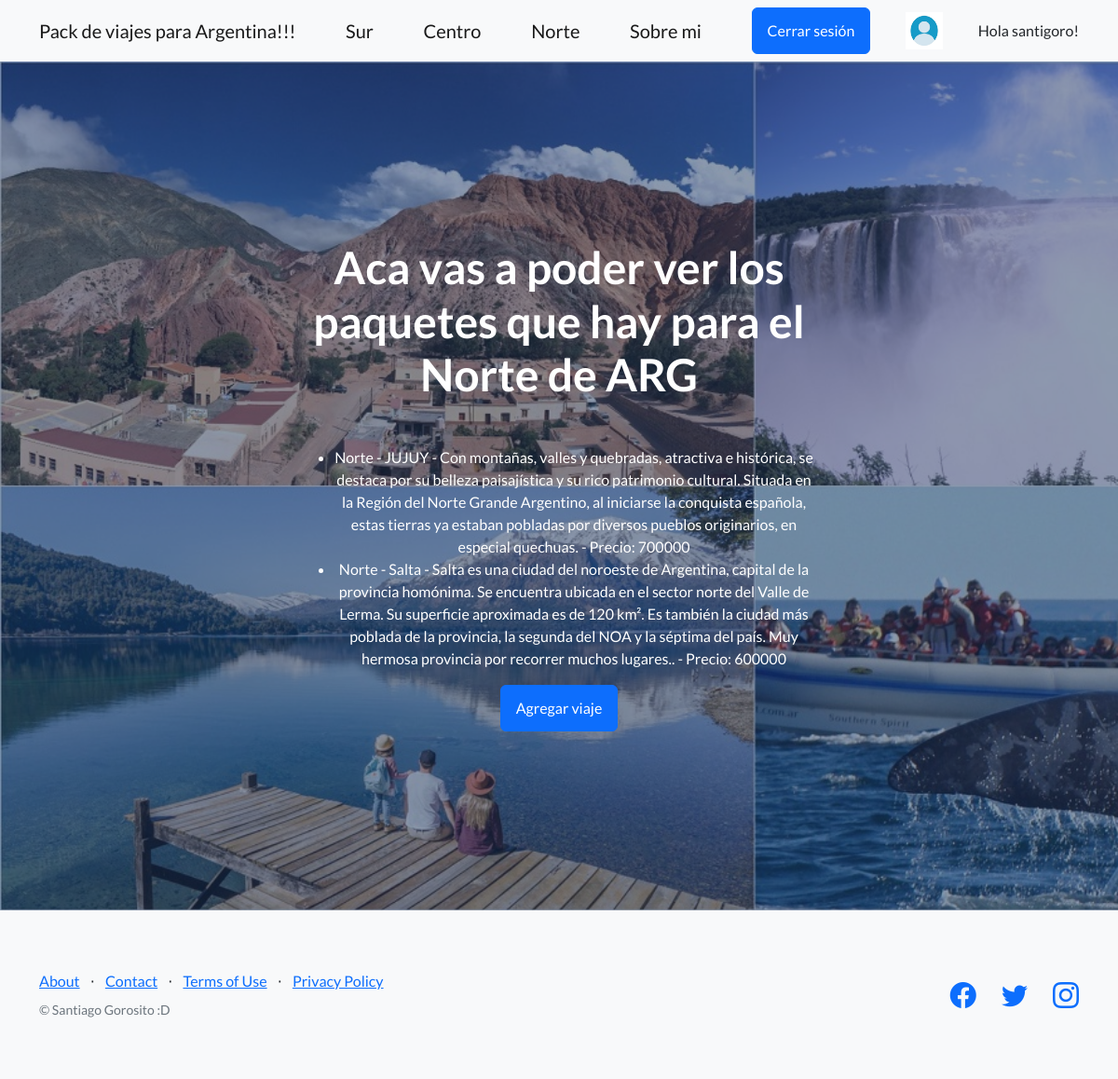
The page /norte/ (signed in) on the database its author committed.
### AppMuebles/models.py (models this page shows, shortened)
class Avatar(models.Model):
    usuario = models.ForeignKey(User, on_delete=models.CASCADE) #Se puede editar cualquier models(como norte, sur, centro)
    image = models.ImageField(upload_to="avatars", null=True, blank=True)

class Norte(models.Model):
    lugar = models.CharField(max_length=150)
    descripcion = models.CharField(max_length=3000)
    precio = models.IntegerField()

### AppMuebles/views.py (the view)
# urls.py: path("norte/", ListaNorte.as_view(), name="Norte"),
class ListaNorte(LoginRequiredMixin, ListView):
    model = Norte
    template_name = "AppMuebles/norte.html"

### AppMuebles/templates/AppMuebles/norte.html (shortened to what this page needs)
{% extends "AppMuebles/padre.html" %}
{% block titulo %} Aca vas a poder ver los paquetes que hay para el Norte de ARG {% endblock %}
{% block contenido1 %}
<ul class="viajes">
    {% for x in object_list %}
        <li class="form">{{x.lugar}} - {{x.descripcion}} - Precio: {{x.precio}}</li>
    {% endfor %}
</ul>
<button class="btn btn-primary"><a class="navbar-brand" href="{% url 'nuevo viaje N' %}">Agregar viaje</a></button>
{% endblock %}

### AppMuebles/templates/AppMuebles/padre.html (shortened to what this page needs)
<!DOCTYPE html>
<html lang="en">
    <head>
        {% load static %}
        <link href="https://cdn.jsdelivr.net/npm/bootstrap-icons@1.5.0/font/bootstrap-icons.css" rel="stylesheet" type="text/css" />
        <link href="{% static 'AppMuebles/css/styles.css' %}" rel="stylesheet" />
    </head>
    <body>
        <nav class="navbar navbar-light bg-light static-top">
            <div class="container">
                <a class="navbar-brand" href="{% url 'Inicio' %}">Pack de viajes para Argentina!!!</a>
                <a class="navbar-brand" href="{% url 'Sur' %}">Sur</a>
                <a class="navbar-brand" href="{% url 'Centro' %}">Centro</a>
                <a class="navbar-brand" href="{% url 'Norte' %}">Norte</a>
                <a class="navbar-brand" href="{% url 'Sobre mi' %}">Sobre mi</a>
                {% if user.is_authenticated %}
                <a class="btn btn-primary" href="{% url 'cerrar sesion' %}">Cerrar sesión</a>
                <img src="{{ user.avatar_set.last.image.url }}" height="40px" width="40px">
                Hola {{user}}!
                {% else %}
                <a class="btn btn-primary" href="{% url 'registrarse' %}">Registrarse</a>
                <a class="btn btn-primary" href="{% url 'iniciar sesion' %}">Iniciar sesión</a>
                {% endif %}
            </div>
        </nav>
        {% block stylesadd %}<header class="masthead">{% endblock %}
            <div class="container position-relative">
                <div class="row justify-content-center">
                    <div class="col-xl-6">
                        <div class="text-center text-white" >
                            <h1 class="mb-5">{% block titulo %} {% endblock %}</h1>
                            {% block contenido1 %} {% endblock %}
                        </div>
                    </div>
                </div>
            </div>
        </header>
        <footer class="footer bg-light">
            <div class="container">
                <div class="row">
                    <div class="col-lg-6 h-100 text-center text-lg-start my-auto">
                        <ul class="list-inline mb-2">
                            <li class="list-inline-item"><a href="#!">About</a></li>
                            <li class="list-inline-item">⋅</li>
                            <li class="list-inline-item"><a href="#!">Contact</a></li>
                            <li class="list-inline-item">⋅</li>
                            <li class="list-inline-item"><a href="#!">Terms of Use</a></li>
                            <li class="list-inline-item">⋅</li>
                            <li class="list-inline-item"><a href="#!">Privacy Policy</a></li>
                        </ul>
                        <p class="text-muted small mb-4 mb-lg-0">&copy; Santiago Gorosito :D</p>
                    </div>
                    <div class="col-lg-6 h-100 text-center text-lg-end my-auto">
                        <ul class="list-inline mb-0">
                            <li class="list-inline-item me-4">
                                <a href="#!"><i class="bi-facebook fs-3"></i></a>
                            </li>
                            <li class="list-inline-item me-4">
                                <a href="#!"><i class="bi-twitter fs-3"></i></a>
                            </li>
                            <li class="list-inline-item">
                                <a href="#!"><i class="bi-instagram fs-3"></i></a>
                            </li>
                        </ul>
                    </div>
                </div>
            </div>
        </footer>
    </body>
</html>

### rows shown on the page
Norte: lugar "Norte - JUJUY", descripcion "Con montañas, valles y quebradas, atractiva e histórica, se destaca por su belleza paisajística y su rico patrimonio cultural. Situada en la Región del Norte Grande Argentino, al iniciarse la conquista española, estas tierras ya estaban pobladas por diversos pueblos originarios, en especial quechuas.", precio "700000"
Norte: lugar "Norte - Salta", descripcion "Salta es una ciudad del noroeste de Argentina, capital de la provincia homónima. Se encuentra ubicada en el sector norte del Valle de Lerma. Su superficie aproximada es de 120 km². Es también la ciudad más poblada de la provincia, la segunda del NOA y la séptima del país. Muy hermosa provincia por recorrer muchos lugares..", precio "600000"

### other values the page prints
{{ user }} "santigoro"
